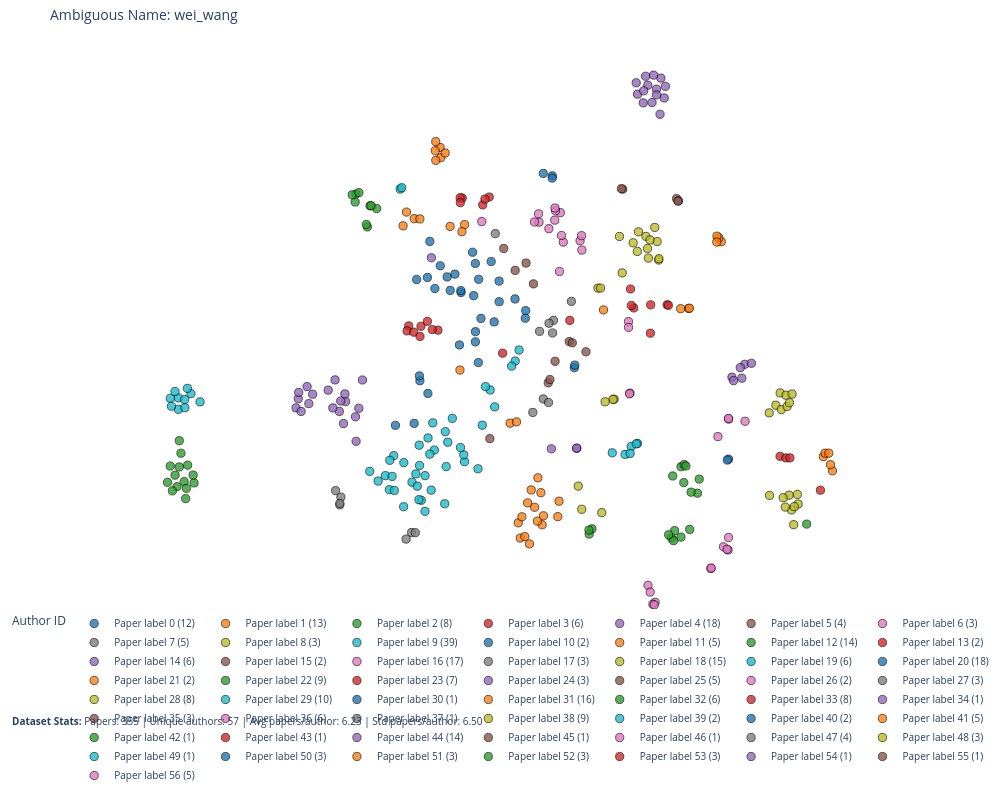

The code cell stored with this chart in its notebook:
### Code cell
plot_embeddings_plotly(embeddings, pred, NAME, paper_ids=paper_ids)

### Figure 1 — Plotly figure (JSON) as saved in the notebook; plotly's stock layout.template omitted (floating-point values rounded to 4 significant figures)
{"data": [{"hovertemplate": "type=paper<br>node=%{text}<br>label=0<br>count=12<extra></extra>", "marker": {"color": "#1f77b4", "line": {"color": "black", "width": 0.8}, "opacity": 0.8, "size": 8.216}, "mode": "markers", "name": "Paper label 0 (12)", "text": ["10.1039/c6ra21470c", "10.1039/c6ra02966c", "10.1080/09205063.2012.690279", "10.1002/app.46695", "10.1039/c7ra02548c", "10.1039/c2sm26567b", "10.1088/0957-4484/19/17/175603", "10.1002/app.43534", "10.1016/j.jcis.2018.06.085", "10.1021/acsami.6b06333", "10.1039/c6ra16607e", "10.1063/1.4895737"], "type": "scatter", "x": [-1.113, -7.32, -4.001, -2.851, -3.594, -3.995, -4.126, -2.631, -2.274, -3.76, -4.004, -4.207], "y": [4.914, 9.106, 1.784, 7.638, 3.493, 2.525, 5.152, 3.242, 6.213, 6.348, 7.497, 8.318]}, {"hovertemplate": "type=paper<br>node=%{text}<br>label=1<br>count=13<extra></extra>", "marker": {"color": "#ff7f0e", "line": {"color": "black", "width": 0.8}, "opacity": 0.8, "size": 8.216}, "mode": "markers", "name": "Paper label 1 (13)", "text": ["10.1002/fuce.201100026", "10.1016/j.pmatsci.2017.09.002", "10.1039/c5ra09553k", "10.1039/c2ra22050d", "10.1007/s10008-018-4081-1", "10.1039/c8ra07965j", "10.1021/acsmedchemlett.7b00487", "10.1557/jmr.2012.413", "10.1002/smll.201300326", "10.1039/c5ta07615c", "10.1166/jnn.2012.6507", "10.1557/jmr.2012.421", "10.1080/08927022.2010.550287"], "type": "scatter", "x": [-9.272, -9.025, -4.788, -8.458, -8.047, -4.983, -6.57, -6.521, -6.203, -6.891, -6.927, -6.887, -5.844], "y": [10.25, 11.25, 10.33, 10.77, 10.75, 9.819, 15.96, 15.21, 15.55, 16.38, 15.72, 15.02, 10.2]}, {"hovertemplate": "type=paper<br>node=%{text}<br>label=2<br>count=8<extra></extra>", "marker": {"color": "#2ca02c", "line": {"color": "black", "width": 0.8}, "opacity": 0.8, "size": 8.216}, "mode": "markers", "name": "Paper label 2 (8)", "text": ["10.1109/robio.2015.7418781", "10.1109/iros.2017.8206056", "10.1109/wcica.2014.7053253", "10.1109/chicc.2016.7554362", "10.1109/icra.2015.7139338", "10.1109/ijcnn.2014.6889881", "10.5772/58564", "10.1109/pesa.2015.7398910"], "type": "scatter", "x": [10.99, 12.31, 10.38, 12.19, 11.19, 11.72, 11.21, 11.35], "y": [-7.316, -8.218, -7.991, -9.248, -8.476, -9.172, -7.165, -7.264]}, {"hovertemplate": "type=paper<br>node=%{text}<br>label=3<br>count=6<extra></extra>", "marker": {"color": "#d62728", "line": {"color": "black", "width": 0.8}, "opacity": 0.8, "size": 8.216}, "mode": "markers", "name": "Paper label 3 (6)", "text": ["10.1039/c5ra19414h", "10.1016/j.carbpol.2017.04.065", "10.1016/j.polymdegradstab.2016.10.004", "10.1016/j.carbpol.2017.02.084", "10.1016/j.matlet.2015.07.013", "10.1039/c6ra05213d"], "type": "scatter", "x": [-3.467, -4.958, -2.993, -3.306, -5.11, -5.099], "y": [11.77, 12.27, 12.34, 12.19, 12.29, 11.94]}, {"hovertemplate": "type=paper<br>node=%{text}<br>label=4<br>count=18<extra></extra>", "marker": {"color": "#9467bd", "line": {"color": "black", "width": 0.8}, "opacity": 0.8, "size": 8.216}, "mode": "markers", "name": "Paper label 4 (18)", "text": ["10.1258/ar.2012.120249", "10.7863/ultra.14.10017", "10.1016/j.ultrasmedbio.2017.07.016", "10.7863/ultra.34.4.689", "10.1007/s00261-016-0804-x", "10.1007/s00261-018-1646-5", "10.1016/j.jss.2016.11.002", "10.1016/j.ultrasmedbio.2017.05.020", "10.7863/jum.2012.31.6.833", "10.1186/s40064-016-2406-z", "10.1007/s00330-014-3455-8", "10.1038/srep18640", "10.1016/j.ejrad.2014.01.011", "10.1097/md.0000000000003450", "10.3748/wjg.v22.i12.3355", "10.7863/jum.2008.27.4.657", "10.1126/science.287.5458.1622", "10.1155/2016/9167361"], "type": "scatter", "x": [-15.86, -13.46, -13.51, -13.82, -17.07, -16.7, -14.23, -14.73, -16.27, -16.91, -16.14, -12.74, -16.88, -13.92, -13.62, -14.39, -12.23, -12.5], "y": [-2.031, -2.568, -2.011, -2.529, -3.027, -3.284, -0.9859, -1.735, -1.477, -2.361, -2.717, -3.676, -1.901, -3.284, -4.169, -3.03, -0.9942, -3.054]}, {"hovertemplate": "type=paper<br>node=%{text}<br>label=5<br>count=4<extra></extra>", "marker": {"color": "#8c564b", "line": {"color": "black", "width": 0.8}, "opacity": 0.8, "size": 8.216}, "mode": "markers", "name": "Paper label 5 (4)", "text": ["10.20964/2016.12.52", "10.1007/s00604-009-0160-4", "10.1016/j.compositesa.2016.11.031", "10.1039/c1dt11200g"], "type": "scatter", "x": [-0.3083, -1.103, -1.933, 0.2356], "y": [7.529, 6.995, 8.595, 6.011]}, {"hovertemplate": "type=paper<br>node=%{text}<br>label=6<br>count=3<extra></extra>", "marker": {"color": "#e377c2", "line": {"color": "black", "width": 0.8}, "opacity": 0.8, "size": 8.216}, "mode": "markers", "name": "Paper label 6 (3)", "text": ["10.1007/s11426-014-5064-4", "10.1088/2040-8978/16/11/114021", "10.1364/cleo_qels.2013.jm2a.5"], "type": "scatter", "x": [2.125, 7.159, 7.166], "y": [6.915, 3.263, 2.845]}, {"hovertemplate": "type=paper<br>node=%{text}<br>label=7<br>count=5<extra></extra>", "marker": {"color": "#7f7f7f", "line": {"color": "black", "width": 0.8}, "opacity": 0.8, "size": 8.216}, "mode": "markers", "name": "Paper label 7 (5)", "text": ["10.1107/s1600536812015656", "10.1002/ejoc.201800499", "10.1055/s-2003-44975", "10.1002/anie.201703127", "10.1021/jacs.7b05082"], "type": "scatter", "x": [2.995, 1.627, 0.6766, 1.693, 1.368], "y": [4.735, 2.432, 2.554, 3.354, 3.143]}, {"hovertemplate": "type=paper<br>node=%{text}<br>label=8<br>count=3<extra></extra>", "marker": {"color": "#bcbd22", "line": {"color": "black", "width": 0.8}, "opacity": 0.8, "size": 8.216}, "mode": "markers", "name": "Paper label 8 (3)", "text": ["10.1037/a0029719", "10.1016/j.paid.2015.10.045", "10.1002/job.2303"], "type": "scatter", "x": [3.751, 5.212, 3.498], "y": [-10.42, -10.66, -8.73]}, {"hovertemplate": "type=paper<br>node=%{text}<br>label=9<br>count=39<extra></extra>", "marker": {"color": "#17becf", "line": {"color": "black", "width": 0.8}, "opacity": 0.8, "size": 8.216}, "mode": "markers", "name": "Paper label 9 (39)", "text": ["10.1021/acs.analchem.6b04362", "10.1038/srep25617", "10.1038/srep41566", "10.1021/acs.analchem.7b03061", "10.1021/la7033966", "10.3390/ijms17020190", "10.1159/000490981", "10.1530/jme-15-0287", "10.1155/2013/548073", "10.3390/ijms18102043", "10.3390/molecules16043371", "10.3390/ijms18020389", "10.3390/ijms16024265", "10.3390/ijms141121474", "10.1089/hum.2018.229", "10.2174/156652312803519751", "10.1097/cad.0000000000000387", "10.18632/oncotarget.18580", "10.1097/cad.0000000000000447", "10.1089/hum.2013.161", "10.1016/j.biomaterials.2010.08.043", "10.1021/mp5001263", "10.1021/acs.biomac.7b01549", "10.1016/j.bbrc.2008.10.023", "10.5603/ep.a2018.0030", "10.1002/anie.201610108", "10.1002/smll.201100263", "10.1039/c6ra13007k", "10.1097/igc.0b013e31821dc8e5", "10.1016/j.ygyno.2007.01.051", "10.3892/ijmm.2012.1168", "10.1021/jp507660u", "10.1016/j.biortech.2019.01.045", "10.1016/j.foodchem.2015.02.064", "10.1016/j.biortech.2012.09.040", "10.1016/j.lungcan.2008.04.009", "10.1158/1078-0432.ccr-11-1171", "10.1158/0008-5472.can-08-1643", "10.18632/oncotarget.7586"], "type": "scatter", "x": [-1.1, -2.923, -3.264, -1.359, -0.8161, -10.27, -9.95, -11.7, -10.24, -11.09, -9.216, -9.912, -10.56, -10.07, -6.992, -7.11, -6.194, -7.672, -6.013, -7.325, -9.23, -7.946, -8.117, -6.13, -6.236, -7.222, -5.683, -7.451, -4.794, -4.85, -5.087, -7.674, -3.501, -2.596, -8.099, -8.622, -8.067, -8.344, -8.237], "y": [0.3871, -1.721, -1.478, 0.01751, 1.19, -8.988, -6.51, -7.657, -6.849, -8.36, -7.016, -9.048, -7.967, -8.022, -6.102, -4.121, -4.762, -7.968, -5.531, -6.398, -10.23, -9.763, -9.719, -7.307, -10.02, -9.023, -3.792, -5.22, -6.947, -6.452, -5.919, -10.57, -4.289, -2.954, -5.749, -8.449, -7.227, -7.841, -8.734]}, {"hovertemplate": "type=paper<br>node=%{text}<br>label=10<br>count=2<extra></extra>", "marker": {"color": "#1f77b4", "line": {"color": "black", "width": 0.8}, "opacity": 0.8, "size": 8.216}, "mode": "markers", "name": "Paper label 10 (2)", "text": ["10.1039/c6md00277c", "10.1039/b206630k"], "type": "scatter", "x": [3.21, 3.246], "y": [-0.09574, 0.08982]}, {"hovertemplate": "type=paper<br>node=%{text}<br>label=11<br>count=5<extra></extra>", "marker": {"color": "#ff7f0e", "line": {"color": "black", "width": 0.8}, "opacity": 0.8, "size": 8.216}, "mode": "markers", "name": "Paper label 11 (5)", "text": ["10.2147/ijn.s66919", "10.1007/s00432-008-0413-3", "10.1016/j.nano.2015.12.230", "10.1039/c5dt01015b", "10.1039/c2cc32328a"], "type": "scatter", "x": [5.339, 13.92, 13.75, 13.61, 13.6], "y": [4.114, 9.083, 9.37, 9.488, 9.062]}, {"hovertemplate": "type=paper<br>node=%{text}<br>label=12<br>count=14<extra></extra>", "marker": {"color": "#2ca02c", "line": {"color": "black", "width": 0.8}, "opacity": 0.8, "size": 8.216}, "mode": "markers", "name": "Paper label 12 (14)", "text": ["10.1016/j.jhevol.2015.03.005", "10.1016/j.quaint.2014.06.036", "10.1016/j.quaint.2009.07.009", "10.1016/j.jhevol.2013.11.002", "10.1371/journal.pone.0035804", "10.1016/j.quaint.2013.12.008", "10.1016/j.quaint.2015.11.049", "10.1016/j.quaint.2014.06.062", "10.1016/j.palaeo.2018.03.015", "10.1002/ajpa.20711", "10.1016/j.jhevol.2014.10.013", "10.1006/jhev.2002.0601", "10.1360/982004-614", "10.1016/j.jhevol.2014.06.010"], "type": "scatter", "x": [-24.98, -26.44, -25.59, -25.23, -24.51, -25.89, -25.75, -26.09, -24.58, -25.59, -25.07, -25.12, -26.24, -25.46], "y": [-7.2, -8.451, -7.335, -8.405, -8.496, -7.932, -8.772, -9.077, -7.924, -5.421, -8.894, -9.636, -7.268, -6.334]}, {"hovertemplate": "type=paper<br>node=%{text}<br>label=13<br>count=2<extra></extra>", "marker": {"color": "#d62728", "line": {"color": "black", "width": 0.8}, "opacity": 0.8, "size": 8.216}, "mode": "markers", "name": "Paper label 13 (2)", "text": ["10.1002/app.26961", "10.1016/j.ultsonch.2004.12.009"], "type": "scatter", "x": [2.883, 21.15], "y": [3.351, -9.027]}, {"hovertemplate": "type=paper<br>node=%{text}<br>label=14<br>count=6<extra></extra>", "marker": {"color": "#9467bd", "line": {"color": "black", "width": 0.8}, "opacity": 0.8, "size": 8.216}, "mode": "markers", "name": "Paper label 14 (6)", "text": ["10.3390/app8040640", "10.1007/s00373-012-1193-8", "10.1016/j.ipl.2012.01.011", "10.1016/j.cnsns.2013.10.034", "10.1109/tsp.2015.2413378", "10.1016/j.dam.2013.08.042"], "type": "scatter", "x": [15.64, 15.42, 14.7, 14.82, 16.12, 15.31], "y": [0.1504, -0.8622, -0.7924, -1.041, 0.2249, -0.09392]}, {"hovertemplate": "type=paper<br>node=%{text}<br>label=15<br>count=2<extra></extra>", "marker": {"color": "#8c564b", "line": {"color": "black", "width": 0.8}, "opacity": 0.8, "size": 8.216}, "mode": "markers", "name": "Paper label 15 (2)", "text": ["10.5603/ep.a2018.0030", "10.1039/c6cc09336a"], "type": "scatter", "x": [6.741, 6.643], "y": [12.92, 12.95]}, {"hovertemplate": "type=paper<br>node=%{text}<br>label=16<br>count=17<extra></extra>", "marker": {"color": "#e377c2", "line": {"color": "black", "width": 0.8}, "opacity": 0.8, "size": 8.216}, "mode": "markers", "name": "Paper label 16 (17)", "text": ["10.1007/s10853-012-6676-8", "10.1016/j.apsusc.2016.05.144", "10.1016/j.apcatb.2016.03.046", "10.1002/slct.201601282", "10.1007/s10971-012-2811-x", "10.1109/infocom.2018.8485970", "10.1109/infocom.2017.8056948", "10.1109/icdcs.2017.174", "10.1039/c5ta03160e", "10.1039/c4cp05764c", "10.1002/celc.201402297", "10.1002/celc.201402178", "10.4172/2165-7556.1000e136", "10.1016/j.ygyno.2011.09.003", "10.1007/bf02828221", "10.1158/0008-5472.can-13-3598", "10.1021/acsami.8b07868"], "type": "scatter", "x": [3.759, 3.63, 3.736, 2.405, 2.273, 14.46, 14.45, 15.66, 2.192, 1.783, 1.842, 1.8, 13.68, 0.6026, 0.6348, 0.3071, 1.357], "y": [8.477, 9.159, 9.526, 9.054, 9.536, -3.844, -3.797, -4.003, 11.21, 10.66, 11.34, 11.54, -5.121, 11.11, 10.51, 10.53, 10.04]}, {"hovertemplate": "type=paper<br>node=%{text}<br>label=17<br>count=3<extra></extra>", "marker": {"color": "#7f7f7f", "line": {"color": "black", "width": 0.8}, "opacity": 0.8, "size": 8.216}, "mode": "markers", "name": "Paper label 17 (3)", "text": ["10.3389/fpls.2014.00801", "10.3389/fchem.2017.00059", "10.1039/c6lc00673f"], "type": "scatter", "x": [0.9515, 1.333, 0.187], "y": [-2.376, -2.636, -3.36]}, {"hovertemplate": "type=paper<br>node=%{text}<br>label=18<br>count=15<extra></extra>", "marker": {"color": "#bcbd22", "line": {"color": "black", "width": 0.8}, "opacity": 0.8, "size": 8.216}, "mode": "markers", "name": "Paper label 18 (15)", "text": ["10.1016/j.snb.2013.09.007", "10.1016/j.jelechem.2015.05.017", "10.1016/j.electacta.2014.12.150", "10.1016/j.aca.2017.07.006", "10.1016/j.snb.2014.11.061", "10.1016/j.aca.2017.01.028", "10.1016/j.snb.2013.09.049", "10.1016/j.snb.2013.10.060", "10.1016/j.snb.2015.02.120", "10.1016/j.snb.2015.11.041", "10.1016/j.bios.2013.11.024", "10.1016/j.snb.2016.03.100", "10.1016/j.snb.2015.05.110", "10.1021/acs.joc.7b01033", "10.1021/jacs.8b09794"], "type": "scatter", "x": [7.888, 8.612, 9.247, 9.36, 7.499, 9.378, 7.804, 6.504, 8.429, 8.731, 6.704, 9.077, 8.55, 4.934, 5.125], "y": [9.807, 7.892, 9.096, 7.751, 9.007, 7.848, 8.376, 9.468, 9.476, 9.217, 6.814, 10.13, 8.592, 5.704, 5.708]}, {"hovertemplate": "type=paper<br>node=%{text}<br>label=19<br>count=6<extra></extra>", "marker": {"color": "#17becf", "line": {"color": "black", "width": 0.8}, "opacity": 0.8, "size": 8.216}, "mode": "markers", "name": "Paper label 19 (6)", "text": ["10.1016/j.jprot.2015.07.027", "10.1016/j.infrared.2018.01.026", "10.1016/j.foodchem.2017.09.148", "10.1016/j.jfoodeng.2015.06.009", "10.1016/j.biosystemseng.2017.02.005", "10.1016/j.foodcont.2014.01.038"], "type": "scatter", "x": [7.816, 6.908, 7.354, 7.281, 7.729, 5.979], "y": [-5.616, -6.424, -5.843, -6.347, -5.651, -6.304]}, {"hovertemplate": "type=paper<br>node=%{text}<br>label=20<br>count=18<extra></extra>", "marker": {"color": "#1f77b4", "line": {"color": "black", "width": 0.8}, "opacity": 0.8, "size": 8.216}, "mode": "markers", "name": "Paper label 20 (18)", "text": ["10.1021/acs.jpcc.6b02365", "10.1515/secm-2014-0322", "10.1021/acsami.5b02832", "10.1021/cr300491e", "10.1021/ie300123x", "10.1021/es500382d", "10.1021/acssuschemeng.5b01423", "10.1021/acssuschemeng.5b00805", "10.1021/am507045g", "10.1021/acs.iecr.6b03979", "10.1021/acsami.8b11354", "10.1021/pr901180w", "10.1166/jnn.2018.14303", "10.1021/jp8078327", "10.1109/led.2014.2385872", "10.1007/s00604-018-3158-y", "10.1039/c8nr00798e", "10.1166/jnn.2017.12604"], "type": "scatter", "x": [-2.268, -7.461, -5.163, -8.045, -8.282, -8.081, -5.047, -5.059, -5.838, -7.498, -6.954, -9.829, -8.463, -0.3315, -6.059, -5.492, -0.3627, -6.561], "y": [4.711, -1.976, 1.559, -1.051, 6.329, -0.698, 5.386, 5.525, 5.537, 6.48, 5.672, -4.297, -4.157, 4.059, 6.519, 6.718, 3.51, 7.329]}, {"hovertemplate": "type=paper<br>node=%{text}<br>label=21<br>count=2<extra></extra>", "marker": {"color": "#ff7f0e", "line": {"color": "black", "width": 0.8}, "opacity": 0.8, "size": 8.216}, "mode": "markers", "name": "Paper label 21 (2)", "text": ["10.1038/srep21863", "10.1038/srep07284"], "type": "scatter", "x": [-1.47, -1.003], "y": [-4.141, -4.049]}, {"hovertemplate": "type=paper<br>node=%{text}<br>label=22<br>count=9<extra></extra>", "marker": {"color": "#2ca02c", "line": {"color": "black", "width": 0.8}, "opacity": 0.8, "size": 8.216}, "mode": "markers", "name": "Paper label 22 (9)", "text": ["10.1016/j.ces.2014.12.011", "10.1002/cssc.201301341", "10.1016/j.ijhydene.2010.09.048", "10.1002/ente.201980102", "10.1016/j.jpowsour.2011.03.018", "10.1016/j.jpowsour.2010.10.011", "10.1016/j.jpowsour.2010.12.072", "10.1002/cssc.201500028", "10.1002/ente.201700738"], "type": "scatter", "x": [-11.19, -11.68, -12.76, -11.88, -12.7, -12.98, -12.49, -11.61, -11.95], "y": [11.51, 11.7, 11.98, 10.17, 12.56, 12.51, 12.67, 11.71, 10.34]}, {"hovertemplate": "type=paper<br>node=%{text}<br>label=23<br>count=7<extra></extra>", "marker": {"color": "#d62728", "line": {"color": "black", "width": 0.8}, "opacity": 0.8, "size": 8.216}, "mode": "markers", "name": "Paper label 23 (7)", "text": ["10.1016/j.bios.2015.09.066", "10.1016/j.saa.2009.12.047", "10.1021/jp804970x", "10.1038/nchem.961", "10.1039/c7cs00451f", "10.1039/c7sc04684g", "10.1039/c8sc00983j"], "type": "scatter", "x": [7.308, 7.543, 7.364, 8.758, 8.779, 9.975, 10.07], "y": [5.639, 4.258, 4.437, 2.416, 4.484, 4.49, 4.45]}, {"hovertemplate": "type=paper<br>node=%{text}<br>label=24<br>count=3<extra></extra>", "marker": {"color": "#9467bd", "line": {"color": "black", "width": 0.8}, "opacity": 0.8, "size": 8.216}, "mode": "markers", "name": "Paper label 24 (3)", "text": ["10.1007/s11427-016-5026-5", "10.2147/ijn.s62678", "10.1002/jssc.200800087"], "type": "scatter", "x": [1.538, 3.395, 3.374], "y": [-6.013, -5.976, -5.963]}, {"hovertemplate": "type=paper<br>node=%{text}<br>label=25<br>count=5<extra></extra>", "marker": {"color": "#8c564b", "line": {"color": "black", "width": 0.8}, "opacity": 0.8, "size": 8.216}, "mode": "markers", "name": "Paper label 25 (5)", "text": ["10.1080/10610270600564793", "10.1080/00397911.2012.749990", "10.1016/j.tetlet.2013.09.132", "10.3389/fpls.2017.00174", "10.1371/journal.pone.0112724"], "type": "scatter", "x": [1.806, 2.844, 3.063, 1.31, 1.431], "y": [0.3691, 1.806, 1.714, -1.203, -0.9596]}, {"hovertemplate": "type=paper<br>node=%{text}<br>label=26<br>count=2<extra></extra>", "marker": {"color": "#e377c2", "line": {"color": "black", "width": 0.8}, "opacity": 0.8, "size": 8.216}, "mode": "markers", "name": "Paper label 26 (2)", "text": ["10.1016/j.precamres.2013.05.013", "10.1086/648533"], "type": "scatter", "x": [7.267, 7.238], "y": [-1.952, -2.0]}, {"hovertemplate": "type=paper<br>node=%{text}<br>label=27<br>count=3<extra></extra>", "marker": {"color": "#7f7f7f", "line": {"color": "black", "width": 0.8}, "opacity": 0.8, "size": 8.216}, "mode": "markers", "name": "Paper label 27 (3)", "text": ["10.1016/j.msec.2015.06.034", "10.1016/j.biomaterials.2014.06.025", "10.1016/j.lfs.2018.03.044"], "type": "scatter", "x": [-9.05, -8.651, -8.379], "y": [-12.59, -12.11, -12.13]}, {"hovertemplate": "type=paper<br>node=%{text}<br>label=28<br>count=8<extra></extra>", "marker": {"color": "#bcbd22", "line": {"color": "black", "width": 0.8}, "opacity": 0.8, "size": 8.216}, "mode": "markers", "name": "Paper label 28 (8)", "text": ["10.1109/tpds.2014.2326409", "10.1109/tmc.2012.212", "10.1109/icdcs.2013.20", "10.1109/iwqos.2013.6550265", "10.1109/tpds.2014.2385697", "10.1109/icdcsw.2013.69", "10.1109/iwqos.2013.6550275", "10.1109/infocom.2014.6848131"], "type": "scatter", "x": [17.42, 18.22, 17.9, 18.64, 18.3, 18.72, 18.9, 19.09], "y": [-3.391, -1.935, -2.833, -2.104, -3.148, -2.925, -2.65, -2.018]}, {"hovertemplate": "type=paper<br>node=%{text}<br>label=29<br>count=10<extra></extra>", "marker": {"color": "#17becf", "line": {"color": "black", "width": 0.8}, "opacity": 0.8, "size": 8.216}, "mode": "markers", "name": "Paper label 29 (10)", "text": ["10.1167/iovs.15-16926", "10.1167/iovs.17-21459", "10.1167/iovs.13-13158", "10.1080/02713683.2018.1428995", "10.1080/02713683.2016.1238942", "10.1080/13816810.2016.1193877", "10.1111/aos.14044", "10.1111/aos.13257", "10.1186/1471-2415-13-23", "10.1016/j.diabres.2016.07.016"], "type": "scatter", "x": [-25.65, -25.19, -26.24, -25.65, -26.16, -24.74, -24.07, -25.9, -25.18, -24.99], "y": [-2.3, -2.419, -2.327, -3.132, -2.907, -1.986, -2.589, -1.835, -3.016, -1.605]}, {"hovertemplate": "type=paper<br>node=%{text}<br>label=30<br>count=1<extra></extra>", "marker": {"color": "#1f77b4", "line": {"color": "black", "width": 0.8}, "opacity": 0.8, "size": 8.216}, "mode": "markers", "name": "Paper label 30 (1)", "text": ["10.1002/adma.201500534"], "type": "scatter", "x": [-3.785], "y": [0.274]}, {"hovertemplate": "type=paper<br>node=%{text}<br>label=31<br>count=16<extra></extra>", "marker": {"color": "#ff7f0e", "line": {"color": "black", "width": 0.8}, "opacity": 0.8, "size": 8.216}, "mode": "markers", "name": "Paper label 31 (16)", "text": ["10.1038/srep44669", "10.1209/0295-5075/125/18003", "10.1016/j.physa.2018.09.075", "10.1109/fskd.2017.8393294", "10.1063/1.5038853", "10.1088/1742-5468/aac914", "10.1016/j.physa.2018.10.010", "10.1103/physreve.90.042803", "10.1063/1.4922153", "10.1103/physreve.98.052312", "10.1103/physreve.98.052311", "10.1063/1.4890612", "10.1103/physreve.92.022812", "10.1021/jp075535u", "10.1007/s11031-011-9267-0", "10.5465/ambpp.2016.82"], "type": "scatter", "x": [0.06611, 0.5573, -0.7307, -0.874, -0.3931, 0.7751, -0.05737, 0.3212, 0.864, -0.1927, -0.6119, 0.9626, 0.5184, -5.127, 2.006, 2.097], "y": [-9.009, -8.125, -12.52, -11.41, -12.41, -9.21, -12.94, -10.27, -11.55, -9.953, -10.97, -10.89, -11.28, -0.2746, -10.96, -9.829]}, {"hovertemplate": "type=paper<br>node=%{text}<br>label=32<br>count=6<extra></extra>", "marker": {"color": "#2ca02c", "line": {"color": "black", "width": 0.8}, "opacity": 0.8, "size": 8.216}, "mode": "markers", "name": "Paper label 32 (6)", "text": ["10.1007/s00373-014-1466-5", "10.1109/ted.2013.2284772", "10.1109/ucmmt.2013.6641562", "10.1109/tps.2013.2294335", "10.1109/ted.2018.2809559", "10.1109/ted.2016.2544806"], "type": "scatter", "x": [10.3, 10.99, 10.52, 10.44, 10.09, 11.62], "y": [-12.52, -12.45, -11.98, -12.71, -12.28, -11.89]}, {"hovertemplate": "type=paper<br>node=%{text}<br>label=33<br>count=8<extra></extra>", "marker": {"color": "#d62728", "line": {"color": "black", "width": 0.8}, "opacity": 0.8, "size": 8.216}, "mode": "markers", "name": "Paper label 33 (8)", "text": ["10.1039/c3tb20553c", "10.1039/c5tb00205b", "10.1007/s11431-017-9064-7", "10.1039/c2jm35502g", "10.1039/c2sm26918j", "10.1002/adma.201704235", "10.1039/c4ra01817f", "10.1016/j.reactfunctpolym.2013.05.003"], "type": "scatter", "x": [-8.862, -8.978, -8.496, -6.731, -7.966, -8.038, -7.5, -7.149], "y": [2.95, 2.586, 2.491, 2.64, 2.92, 2.179, 3.28, 2.68]}, {"hovertemplate": "type=paper<br>node=%{text}<br>label=34<br>count=1<extra></extra>", "marker": {"color": "#9467bd", "line": {"color": "black", "width": 0.8}, "opacity": 0.8, "size": 8.216}, "mode": "markers", "name": "Paper label 34 (1)", "text": ["10.1155/2018/7329861"], "type": "scatter", "x": [-12.7], "y": [-5.464]}, {"hovertemplate": "type=paper<br>node=%{text}<br>label=35<br>count=3<extra></extra>", "marker": {"color": "#8c564b", "line": {"color": "black", "width": 0.8}, "opacity": 0.8, "size": 8.216}, "mode": "markers", "name": "Paper label 35 (3)", "text": ["10.1002/chem.200700011", "10.1039/b920736h", "10.1016/j.jphotochem.2007.04.034"], "type": "scatter", "x": [10.67, 10.81, 10.77], "y": [12.22, 12.06, 12.05]}, {"hovertemplate": "type=paper<br>node=%{text}<br>label=36<br>count=6<extra></extra>", "marker": {"color": "#e377c2", "line": {"color": "black", "width": 0.8}, "opacity": 0.8, "size": 8.216}, "mode": "markers", "name": "Paper label 36 (6)", "text": ["10.1364/oe.16.011431", "10.1364/oe.26.009148", "10.1364/oe.26.006214", "10.1364/oe.16.008094", "10.1364/oe.16.006815", "10.1109/ipgc.2008.4781366"], "type": "scatter", "x": [14.09, 13.16, 13.19, 14.42, 14.34, 14.46], "y": [-13.15, -14.73, -14.7, -13.38, -13.34, -12.48]}, {"hovertemplate": "type=paper<br>node=%{text}<br>label=37<br>count=1<extra></extra>", "marker": {"color": "#7f7f7f", "line": {"color": "black", "width": 0.8}, "opacity": 0.8, "size": 8.216}, "mode": "markers", "name": "Paper label 37 (1)", "text": ["10.1016/j.colsurfb.2012.09.004"], "type": "scatter", "x": [-2.553], "y": [9.677]}, {"hovertemplate": "type=paper<br>node=%{text}<br>label=38<br>count=9<extra></extra>", "marker": {"color": "#bcbd22", "line": {"color": "black", "width": 0.8}, "opacity": 0.8, "size": 8.216}, "mode": "markers", "name": "Paper label 38 (9)", "text": ["10.1109/icip.2010.5652660", "10.1109/icip.2009.5413549", "10.1109/wifs.2011.6123129", "10.1007/978-3-319-63859-1_6", "10.1109/chinasip.2015.7230523", "10.1109/icip.2016.7533097", "10.1007/978-3-642-03688-0_19", "10.1109/chinasip.2013.6625374", "10.1007/978-3-642-03688-0_27"], "type": "scatter", "x": [19.52, 19.05, 18.59, 19.47, 19.2, 19.24, 18.87, 17.44, 18.43], "y": [-10.04, -10.47, -10.26, -9.338, -11.54, -10.23, -9.391, -9.405, -9.574]}, {"hovertemplate": "type=paper<br>node=%{text}<br>label=39<br>count=2<extra></extra>", "marker": {"color": "#17becf", "line": {"color": "black", "width": 0.8}, "opacity": 0.8, "size": 8.216}, "mode": "markers", "name": "Paper label 39 (2)", "text": ["10.1039/c4ra07531e", "10.1002/celc.201402208"], "type": "scatter", "x": [-9.484, -9.368], "y": [12.92, 13.02]}, {"hovertemplate": "type=paper<br>node=%{text}<br>label=40<br>count=2<extra></extra>", "marker": {"color": "#1f77b4", "line": {"color": "black", "width": 0.8}, "opacity": 0.8, "size": 8.216}, "mode": "markers", "name": "Paper label 40 (2)", "text": ["10.1109/glocom.2009.5426208", "10.1109/glocom.2009.5425281"], "type": "scatter", "x": [14.45, 14.37], "y": [-6.762, -6.831]}, {"hovertemplate": "type=paper<br>node=%{text}<br>label=41<br>count=5<extra></extra>", "marker": {"color": "#ff7f0e", "line": {"color": "black", "width": 0.8}, "opacity": 0.8, "size": 8.216}, "mode": "markers", "name": "Paper label 41 (5)", "text": ["10.1007/978-3-319-77380-3_51", "10.1007/978-3-030-00015-8_35", "10.1007/978-3-319-19321-2_13", "10.1109/icpr.2018.8545536", "10.1007/978-981-10-7302-1_24"], "type": "scatter", "x": [21.36, 22.03, 21.49, 21.88, 21.76], "y": [-6.586, -7.618, -6.33, -7.171, -6.327]}, {"hovertemplate": "type=paper<br>node=%{text}<br>label=42<br>count=1<extra></extra>", "marker": {"color": "#2ca02c", "line": {"color": "black", "width": 0.8}, "opacity": 0.8, "size": 8.216}, "mode": "markers", "name": "Paper label 42 (1)", "text": ["10.1109/icip.2014.7026110"], "type": "scatter", "x": [20.15], "y": [-11.5]}, {"hovertemplate": "type=paper<br>node=%{text}<br>label=43<br>count=1<extra></extra>", "marker": {"color": "#d62728", "line": {"color": "black", "width": 0.8}, "opacity": 0.8, "size": 8.216}, "mode": "markers", "name": "Paper label 43 (1)", "text": ["10.3390/molecules22091445"], "type": "scatter", "x": [-2.018], "y": [0.9629]}, {"hovertemplate": "type=paper<br>node=%{text}<br>label=44<br>count=14<extra></extra>", "marker": {"color": "#9467bd", "line": {"color": "black", "width": 0.8}, "opacity": 0.8, "size": 8.216}, "mode": "markers", "name": "Paper label 44 (14)", "text": ["10.1016/j.ceramint.2016.10.041", "10.1016/j.ceramint.2014.08.075", "10.1016/j.powtec.2012.08.036", "10.1016/j.matlet.2006.11.071", "10.1016/j.jallcom.2016.05.179", "10.1016/j.materresbull.2013.08.059", "10.1039/c3ra42874e", "10.1016/j.matchar.2009.02.002", "10.1111/j.1551-2916.2008.02326.x", "10.1016/j.powtec.2017.12.003", "10.1016/j.ceramint.2014.06.035", "10.1080/19443994.2014.934727", "10.1016/j.jhazmat.2015.08.008", "10.1016/j.scitotenv.2017.04.121"], "type": "scatter", "x": [9.198, 9.766, 8.569, 7.82, 9.46, 8.232, 8.877, 9.523, 7.722, 8.268, 9.203, 8.987, 9.848, 8.406], "y": [20.21, 19.57, 20.5, 19.84, 18.37, 19.21, 19.23, 21.01, 20.67, 20.09, 19.79, 21.23, 20.41, 21.15]}, {"hovertemplate": "type=paper<br>node=%{text}<br>label=45<br>count=1<extra></extra>", "marker": {"color": "#8c564b", "line": {"color": "black", "width": 0.8}, "opacity": 0.8, "size": 8.216}, "mode": "markers", "name": "Paper label 45 (1)", "text": ["10.1016/j.neucom.2017.07.065"], "type": "scatter", "x": [4.06], "y": [1.065]}, {"hovertemplate": "type=paper<br>node=%{text}<br>label=46<br>count=1<extra></extra>", "marker": {"color": "#e377c2", "line": {"color": "black", "width": 0.8}, "opacity": 0.8, "size": 8.216}, "mode": "markers", "name": "Paper label 46 (1)", "text": ["10.1016/j.jcis.2009.06.010"], "type": "scatter", "x": [-3.536], "y": [10.56]}, {"hovertemplate": "type=paper<br>node=%{text}<br>label=47<br>count=4<extra></extra>", "marker": {"color": "#7f7f7f", "line": {"color": "black", "width": 0.8}, "opacity": 0.8, "size": 8.216}, "mode": "markers", "name": "Paper label 47 (4)", "text": ["10.1002/jnr.22742", "10.1111/1753-0407.12437", "10.1016/j.neuroscience.2009.01.069", "10.1016/j.jdiacomp.2014.09.011"], "type": "scatter", "x": [-13.81, -13.88, -14.19, -13.88], "y": [-9.531, -10.1, -9.057, -9.989]}, {"hovertemplate": "type=paper<br>node=%{text}<br>label=48<br>count=3<extra></extra>", "marker": {"color": "#bcbd22", "line": {"color": "black", "width": 0.8}, "opacity": 0.8, "size": 8.216}, "mode": "markers", "name": "Paper label 48 (3)", "text": ["10.1109/ted.2016.2612662", "10.1016/j.precamres.2011.10.010", "10.1016/j.tecto.2013.11.009"], "type": "scatter", "x": [6.114, 6.032, 5.458], "y": [-2.397, -2.411, -2.58]}, {"hovertemplate": "type=paper<br>node=%{text}<br>label=49<br>count=1<extra></extra>", "marker": {"color": "#17becf", "line": {"color": "black", "width": 0.8}, "opacity": 0.8, "size": 8.216}, "mode": "markers", "name": "Paper label 49 (1)", "text": ["10.1007/s11427-017-9208-1"], "type": "scatter", "x": [-3.813], "y": [-7.467]}, {"hovertemplate": "type=paper<br>node=%{text}<br>label=50<br>count=3<extra></extra>", "marker": {"color": "#1f77b4", "line": {"color": "black", "width": 0.8}, "opacity": 0.8, "size": 8.216}, "mode": "markers", "name": "Paper label 50 (3)", "text": ["10.1002/adma.201601909", "10.1002/aenm.201800171", "10.1002/aenm.201701648"], "type": "scatter", "x": [0.9483, 1.609, 1.602], "y": [14.06, 13.89, 13.72]}, {"hovertemplate": "type=paper<br>node=%{text}<br>label=51<br>count=3<extra></extra>", "marker": {"color": "#ff7f0e", "line": {"color": "black", "width": 0.8}, "opacity": 0.8, "size": 8.216}, "mode": "markers", "name": "Paper label 51 (3)", "text": ["10.1016/j.chroma.2008.03.085", "10.1002/elps.200700207", "10.1016/j.chroma.2007.08.083"], "type": "scatter", "x": [11.55, 10.96, 11.6], "y": [4.22, 4.204, 4.242]}, {"hovertemplate": "type=paper<br>node=%{text}<br>label=52<br>count=3<extra></extra>", "marker": {"color": "#2ca02c", "line": {"color": "black", "width": 0.8}, "opacity": 0.8, "size": 8.216}, "mode": "markers", "name": "Paper label 52 (3)", "text": ["10.1177/0146621614540514", "10.1177/0146621613476156", "10.3389/fpsyg.2015.00727"], "type": "scatter", "x": [4.295, 4.501, 4.28], "y": [-12.23, -11.84, -11.94]}, {"hovertemplate": "type=paper<br>node=%{text}<br>label=53<br>count=3<extra></extra>", "marker": {"color": "#d62728", "line": {"color": "black", "width": 0.8}, "opacity": 0.8, "size": 8.216}, "mode": "markers", "name": "Paper label 53 (3)", "text": ["10.1007/978-3-662-49831-6_65", "10.1109/icip.2016.7532860", "10.1117/12.2083479"], "type": "scatter", "x": [18.21, 18.63, 18.93], "y": [-6.561, -6.676, -6.673]}, {"hovertemplate": "type=paper<br>node=%{text}<br>label=54<br>count=1<extra></extra>", "marker": {"color": "#9467bd", "line": {"color": "black", "width": 0.8}, "opacity": 0.8, "size": 8.216}, "mode": "markers", "name": "Paper label 54 (1)", "text": ["10.1039/c7nr05208a"], "type": "scatter", "x": [-7.207], "y": [7.916]}, {"hovertemplate": "type=paper<br>node=%{text}<br>label=55<br>count=1<extra></extra>", "marker": {"color": "#8c564b", "line": {"color": "black", "width": 0.8}, "opacity": 0.8, "size": 8.216}, "mode": "markers", "name": "Paper label 55 (1)", "text": ["10.1007/s11626-013-9664-7"], "type": "scatter", "x": [-2.945], "y": [-5.27]}, {"hovertemplate": "type=paper<br>node=%{text}<br>label=56<br>count=5<extra></extra>", "marker": {"color": "#e377c2", "line": {"color": "black", "width": 0.8}, "opacity": 0.8, "size": 8.216}, "mode": "markers", "name": "Paper label 56 (5)", "text": ["10.1038/onc.2012.446", "10.1109/ted.2018.2797936", "10.1109/led.2016.2616517", "10.1063/1.5064837", "10.1109/led.2017.2679718"], "type": "scatter", "x": [9.102, 8.94, 8.582, 8.742, 9.039], "y": [-17.2, -17.34, -15.96, -16.46, -17.39]}], "layout": {"annotations": [{"align": "left", "font": {"size": 10}, "showarrow": false, "text": "<b>Dataset Stats:</b> Papers: 355 | Unique authors: 57 | Avg papers/author: 6.23 | Std papers/author: 6.50", "x": 0, "xanchor": "left", "xref": "paper", "y": -0.15, "yref": "paper"}], "height": 800, "legend": {"font": {"size": 10}, "orientation": "h", "title": {"text": "Author ID"}, "x": 0, "xanchor": "left", "y": -0.25, "yanchor": "bottom"}, "margin": {"b": 90, "l": 10, "r": 10, "t": 40}, "showlegend": true, "title": {"font": {"size": 14}, "text": "Ambiguous Name: wei_wang"}, "width": 1000, "xaxis": {"visible": false}, "yaxis": {"scaleanchor": "x", "scaleratio": 1, "visible": false}}}
